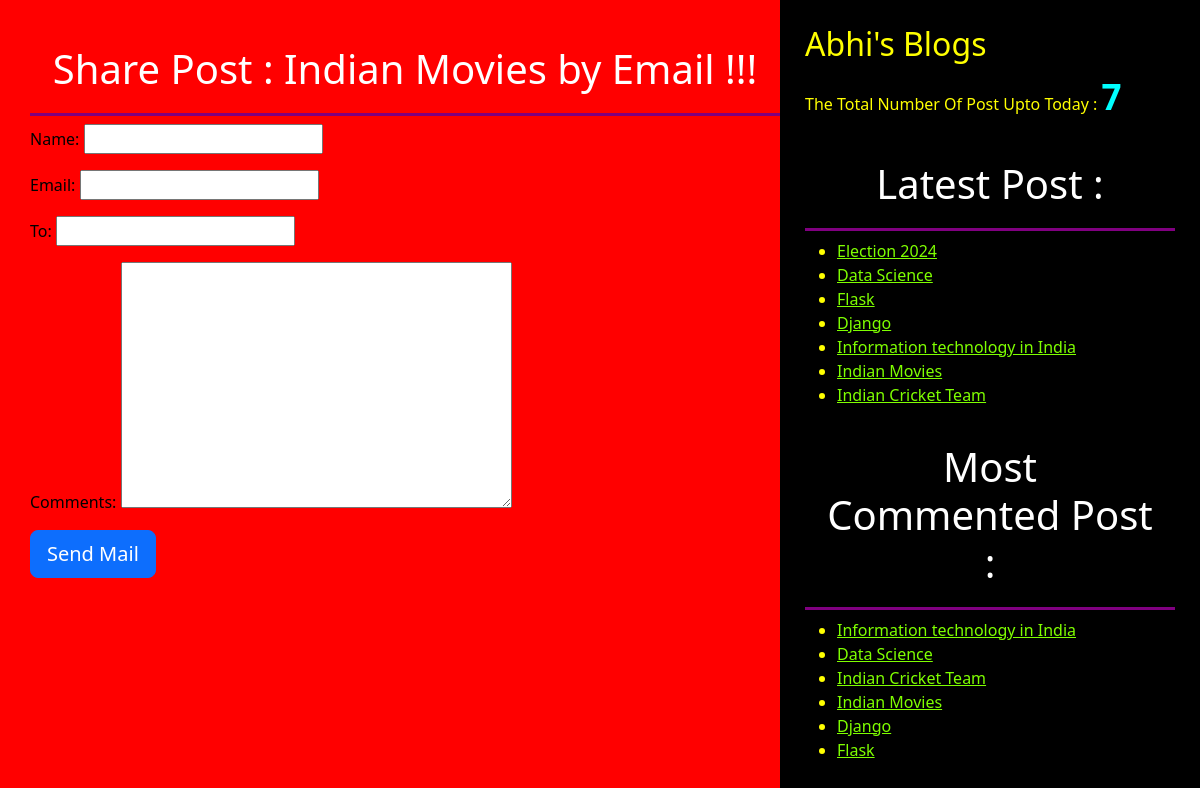
The app's page /2/share/ with its own data.
### blog/models.py (models this page shows, shortened)
class Post(models.Model):
    STATUS_CHOICE=(('draft','Draft'),('publish','Publish'))
    title=models.CharField(max_length=256)
    slug=models.SlugField(max_length=256,unique_for_date='publish')
    author=models.ForeignKey(User,related_name='blog_post',on_delete=models.CASCADE)
    body=models.TextField()
    publish=models.DateTimeField(default=timezone.now)
    created=models.DateTimeField(auto_now_add=True)
    updated=models.DateTimeField(auto_now=True)
    status=models.CharField(max_length=10,choices=STATUS_CHOICE,default='draft')
    objects=CustomManager()
    tags=TaggableManager()
    class Meta:
        ordering=('-publish',)
    def get_absolute_url(self):
        return reverse("post_detail", args=[self.publish.year,self.publish.strftime('%m'),self.publish.strftime('%d'),self.slug])

### blog/views.py (the view)
# urls.py: path('<int:id>/share/', views.mail_send_view ),
def mail_send_view(request,id):
    post=get_object_or_404(Post,id=id,status='publish')
    send=False
    if request.method=='POST':
        form=EmailSendForm(request.POST)
        if form.is_valid():
            cd = form.cleaned_data
            name=form.cleaned_data['name']
            email=form.cleaned_data['email']
            comments=form.cleaned_data['comments']
            subject=f'{name} ({email}) recommends you to read "{post.title}"'
            post_url=request.build_absolute_uri(post.get_absolute_url())
            message= f"Read Post at : \n {post_url} \n\n {name}'s comments \n {comments} "
            send_mail(subject,message,'abhi@blog.com',[cd['to']])
            send=True
    else:
        form=EmailSendForm()
    return render(request,'blog/sharebymail.html',{'form':form,'post':post,'send':send})

### blog/forms.py
class EmailSendForm(forms.Form):
    name=forms.CharField()
    email=forms.EmailField()
    to=forms.EmailField()
    comments=forms.CharField(required=False,widget=forms.Textarea)

### blog/models.py (called while the page is built)
    def get_queryset(self):
        return super().get_queryset().filter(status='publish')

### blog/templatetags/blog_tags.py (called while the page is built)
@register.simple_tag
def total_posts():
    return Post.objects.count()

@register.inclusion_tag('blog/latest_post123.html')
def show_latest_post():
    latest_post=Post.objects.order_by('-publish')[:7]
    return {'latest_post':latest_post}

@register.simple_tag
def get_most_commented_post(count=6):
    return Post.objects.annotate(total_comments=Count('comments')).order_by('-total_comments')[:count]

### templates/blog/sharebymail.html (shortened to what this page needs)
<!DOCTYPE html>
{% extends 'blog/base.html' %}
        {% block body_block %}
          {% if send %}
          <h1>Email Send Successfully</h1>
          <h2>Post With Title : {{post.title}} information send by Email</h2>
          {% else %}
            <h1>Share Post : {{post.title}} by Email !!!</h1>
            <form method='POST'>
                {{form.as_p}}
                <input type="submit" class='btn btn-primary btn-lg' value="Send Mail">
            </form>
            {% endif %}
        {% endblock  %}

### templates/blog/base.html (shortened to what this page needs)
<!DOCTYPE html>
{% load blog_tags %}
{% load static %}
<html lang="en">
<head>
    <link href="https://cdn.jsdelivr.net/npm/bootstrap@5.3.0/dist/css/bootstrap.min.css" rel="stylesheet">
    <link rel="stylesheet" href="{% static 'css/blog3.css' %}">
</head>
<body>
    <div class="content">
        {% block body_block %}
        {% endblock  %}
    </div>
    <div class="sidebar">
        <h2>Abhi's Blogs</h2>
        <p>The Total Number Of Post Upto Today : <span id='pcount'>{% total_posts %}</span> </p>
        <h1>Latest Post : </h1> {% show_latest_post %}
        <h1>Most Commented Post :</h1>
        {% get_most_commented_post as most_commented_post %}
        <ul>
            {% for post in most_commented_post %}
               <li> <a href="{{post.get_absolute_url}}"> {{post.title}} </a> </li>
            {% endfor %}
        </ul>
    </div>
</body>
</html>

### templates/blog/latest_post123.html
<ul>
    {% for post  in latest_post  %}
      <li> <a href="{{post.get_absolute_url}}"> {{post.title}} </a>
      </li>
    {% endfor %}
</ul>

### static/css/blog3.css (style rules this page uses)
.content { width: 65% ; float: left; background-color:red; color:black; padding: 25px 0 0 30px ; height: 100%; }
.sidebar { width: 35% ; float: right; background-color: black; color: yellow; padding: 25px; height: 100%; }
h1 { text-align: center; border-bottom: 3px solid purple; padding: 20px; color: white; }
a { color: chartreuse; }
body { background-color: red; }
#pcount { font-size: 35px; font-weight: 900; color: aqua; }

### records on screen
Post: title "Indian Movies"
Post: title "Election 2024"
Post: title "Data Science"
Post: title "Flask"
Post: title "Django"
Post: title "Information technology in India"
Post: title "Indian Cricket Team"
